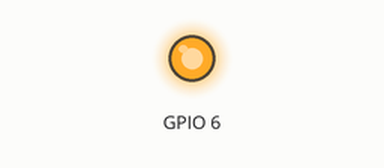
Simulated run of this program. Board: Raspberry Pi (BCM pin numbers). Shown: output pins drawn as LEDs (lit = HIGH). Threads take turns every 2 ms; pins used as bus, display or sensor lines are not drawn.

Above: at 0.1 s.
Timing chart, 0 to 1.6 s (numbered marks = the images above):
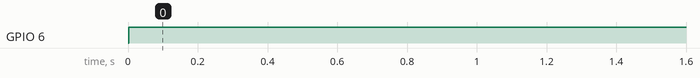

Measured:
- by itself, GPIO 6: LOW → HIGH at 0.00 s

The program:

raspberry_test.py
```python
import RPi.GPIO as GPIO
import threading
import time
import serial

ser = serial.Serial("/dev/ttyACM0", 9600)

GPIO.setmode(GPIO.BCM)
GPIO.setup(6,GPIO.OUT)
GPIO.setup(7,GPIO.OUT)

tempStr = ""
data = []
co2Value, cdsValue, soilValue, humValue, temperValue = 0, 0, 0, 0, 0


def step(dir, steps):
    GPIO.output(6, dir)
    time.sleep(0.005)
    for i in range(0, steps):
        GPIO.output(7, True)
        time.sleep(0.0005)
        GPIO.output(7, False)
        time.sleep(0.0005)


t = threading.Thread(target=step, args=(True, 1600*2))
t.start()

while True:
    try:
         if ser.readable():
             res = ser.readline()
             res = res.strip()
             data = res.split(':')
             if len(data) != 5:
                print('error')
                continue

             data = [int(i) for i in data]

             co2Value = data[0]
             cdsValue = data[1]
             soilValue = data[2]
             humValue = data[3]
             temperValue = data[4]

             print('co2Value : ', co2Value)
             print('cdsValue : ', cdsValue)
             print('soilValue : ', soilValue)
             print('humValue : ', humValue)
             print('temperValue : ', temperValue)
             print('==========================')

    except KeyboardInterrupt:
        GPIO.cleanup()
        break;
```
